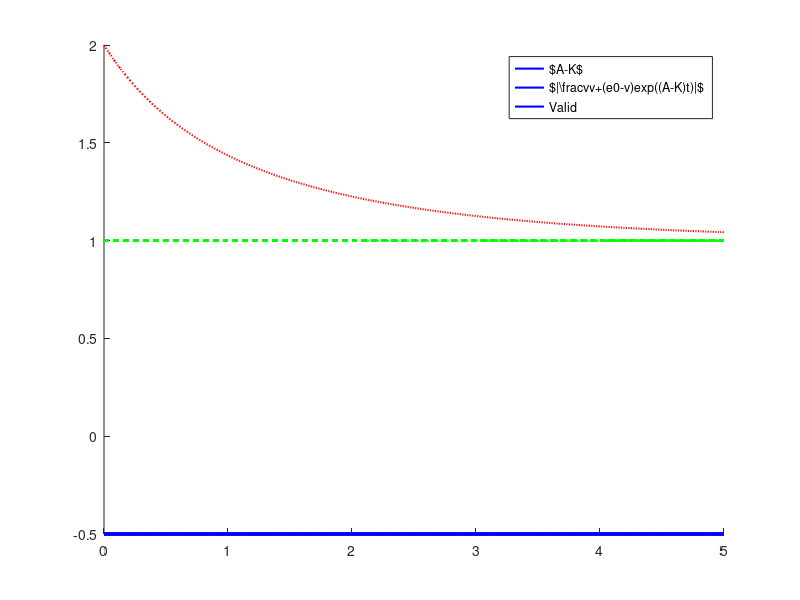

Write the MATLAB code that produced this figure. (Note: this script raises an error after producing the figure.)
% Test for the stability UNDER HEALTHY CONDITION ()

close all
clear all
clc

v=100; %1:1:50; % UNCERTAIN TERM
eo=50; % INITIAL TRACKING ERROR
A=-10; 
K=-9.5; %-100:100; % CONTROLLER GAIN
t=0:0.01:5; % TIME VARIABLE

f1=(A-K).*ones(length(t)); % A-K
f2=abs( v./(v+(eo-v).*exp((A-K).*t)) );
f=logical(f1<f2); % VALIDITY CHECK

figure
hold all
plot(t,f1,'color','blue','LineWidth',1.5)
plot(t,f2,':','color','red','LineWidth',1.5)
plot(t,f,'--','color','green','LineWidth',1.5)
h=legend('$A-K$','$|\frac{v}{v+(e0-v)exp((A-K)t)}|$','Valid')
    h.Interpreter='latex';
    h.FontSize=18;
    h.Orientation='vertical';
    h.Location='North';
ylim(gca,[min(min(f1(:)),min(min(f2(:)),min(f(:))))-1 max(max(f1(:)),max(max(f2(:)),max(f(:))))+1])